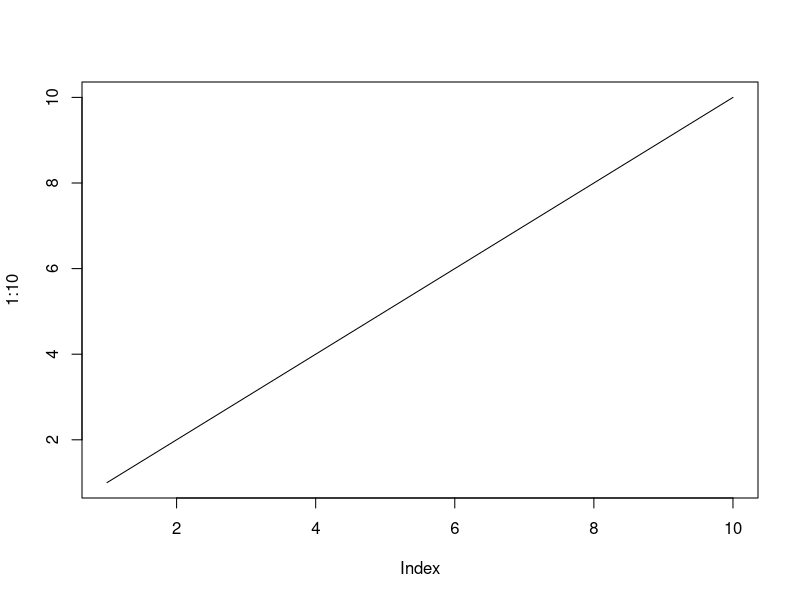
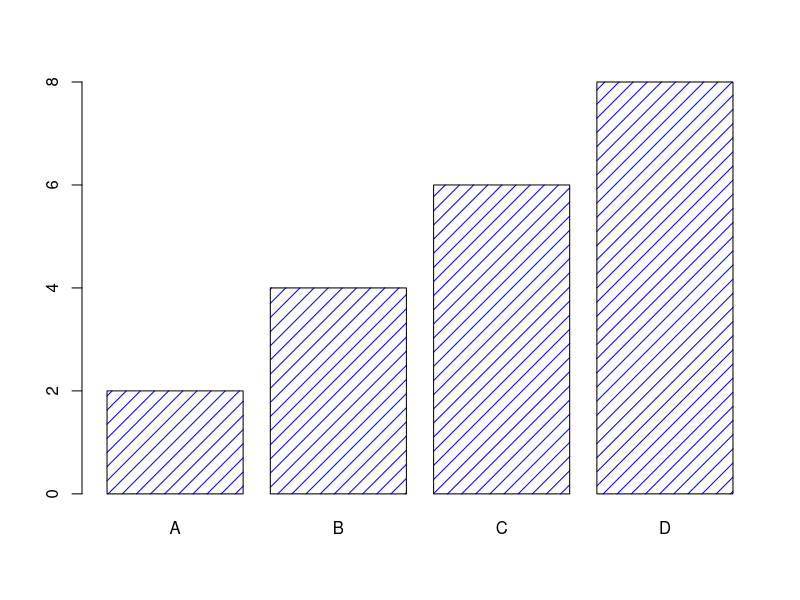

The R source for these figures, in order:
plot(1:10, type="l")

x <- c("A", "B", "C", "D")

y <- c(2, 4, 6, 8)

barplot(y, names.arg = x , col="blue", density=10)
